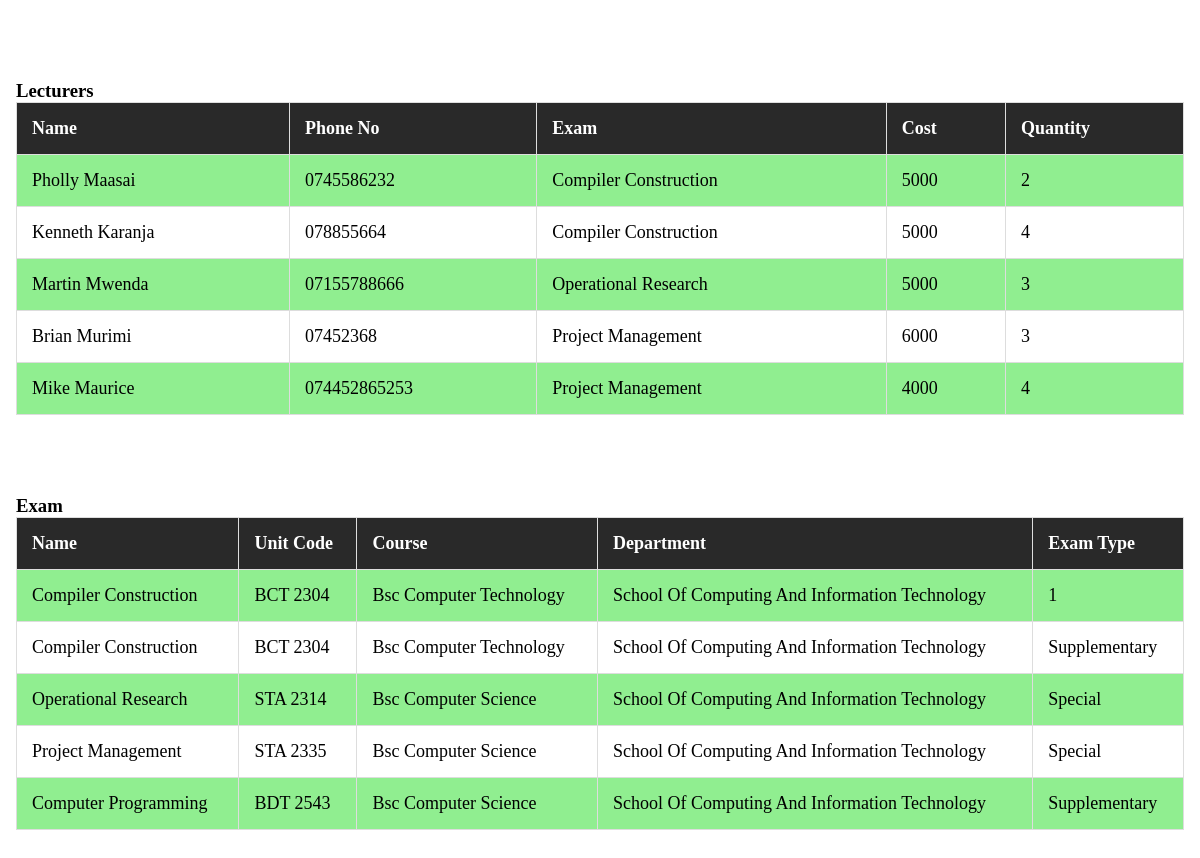
The page / on the database its author committed.
### payroll/models.py (models this page shows, shortened)
class Lecturer(models.Model):
    name = models.CharField(max_length = 100)
    phone_no = models.CharField(max_length = 100)
    exam = models.ForeignKey(Exam, on_delete=models.DO_NOTHING)
    cost = models.IntegerField()
    quantity =  models.IntegerField()

class Exam(models.Model):
    name = models.CharField(max_length = 100)
    unit_code = models.CharField(max_length = 100)
    course = models.CharField(max_length = 50)
    department  =  models.CharField(max_length = 100)
    exam_type = models.CharField(max_length = 100)
    def __str__(self):
        return self.name

### payroll/views.py (the view)
# urls.py: path("", HomePageView.as_view(), name="home"),
class HomePageView(ListView):
    model = Home
    extra_context = {
        "lecturers": Lecturer.objects.all(),
        "exams":Exam.objects.all()
    }
    template_name = "index.html"

### payroll/templates/index.html (shortened to what this page needs)
{% load static %}
<!DOCTYPE html>
<html lang="en">
<head>
    <link rel="stylesheet" href="{% static 'style.css' %}">
</head>
<body>
   <div class="box-wrap" style="padding: 0px 16px;">
    <div class="table-wrap" style="max-width: 1200px;
    margin: 80px auto;
    overflow-x: auto;">
        <table style="border: 1px solid #ddd;border-collapse: collapse;
        width: 100%;">
            <h3>Lecturers</h3>
           <thead>
            <tr>
                <th style="border: 1px solid #ddd; text-align: left;
                font-size: 18px;padding: 15px;
  white-space: nowrap;
                text-transform: capitalize;background: #000000d6;
   color: #fff;">Name </th>
                <th style="border: 1px solid #ddd; text-align: left;
                font-size: 18px;padding: 15px;
  white-space: nowrap;
                text-transform: capitalize;background: #000000d6;
   color: #fff;">Phone No </th>
                <th style="border: 1px solid #ddd; text-align: left;
                font-size: 18px;background: #000000d6;
   color: #fff;padding: 15px;
  white-space: nowrap;
                text-transform: capitalize;">Exam </th>
                <th style="border: 1px solid #ddd; text-align: left;
                font-size: 18px;background: #000000d6;
   color: #fff;padding: 15px;
  white-space: nowrap;
                text-transform: capitalize;">Cost </th>
                <th style="border: 1px solid #ddd; text-align: left;
                font-size: 18px;background: #000000d6;
   color: #fff;padding: 15px;
  white-space: nowrap;
                text-transform: capitalize;">Quantity </th>
             </tr>
           </thead>
           <tbody >
            {% for lecturer in lecturers %}
            <tr style=":nth-child(odd){
                tr:nth-child(-n+3);
                background: #69b2ebcc;
                color: #000;
                font-weight: 500;
              }">
               <td style="border: 1px solid #ddd;text-align: left;
               font-size: 18px;padding: 15px;
  white-space: nowrap;
               text-transform: capitalize;">{{lecturer.name}}</td>
               <td style="border: 1px solid #ddd;text-align: left;
               font-size: 18px;padding: 15px;
  white-space: nowrap;
               text-transform: capitalize;">{{lecturer.phone_no}}</td>
               <td style="border: 1px solid #ddd;text-align: left;
               font-size: 18px;padding: 15px;
  white-space: nowrap;
               text-transform: capitalize;">{{lecturer.exam}}</td>
               <td style="border: 1px solid #ddd;text-align: left;
               font-size: 18px;padding: 15px;
  white-space: nowrap;
               text-transform: capitalize;">{{lecturer.cost}}</td>
               <td style="border: 1px solid #ddd;text-align: left;
               font-size: 18px;padding: 15px;
  white-space: nowrap;
               text-transform: capitalize;">{{lecturer.quantity}}</td>
            </tr>
            {% endfor %}
           </tbody>
       </table>
    </div>
   </div>
   <div class="box-wrap" style="padding: 0px 16px;">
    <div class="table-wrap" style="max-width: 1200px;
    margin: 80px auto;
    overflow-x: auto;">
        <table style="border: 1px solid #ddd;border-collapse: collapse;
        width: 100%;">
            <h3>Exam</h3>
           <thead>
            <tr>
                <th style="border: 1px solid #ddd; text-align: left;
                font-size: 18px;padding: 15px;
  white-space: nowrap;
                text-transform: capitalize;background: #000000d6;
   color: #fff;">Name </th>
                <th style="border: 1px solid #ddd; text-align: left;
                font-size: 18px;padding: 15px;
  white-space: nowrap;
                text-transform: capitalize;background: #000000d6;
   color: #fff;">Unit Code </th>
                <th style="border: 1px solid #ddd; text-align: left;
                font-size: 18px;background: #000000d6;
   color: #fff;padding: 15px;
  white-space: nowrap;
                text-transform: capitalize;">Course </th>
                <th style="border: 1px solid #ddd; text-align: left;
                font-size: 18px;background: #000000d6;
   color: #fff;padding: 15px;
  white-space: nowrap;
                text-transform: capitalize;">Department </th>
                <th style="border: 1px solid #ddd; text-align: left;
                font-size: 18px;background: #000000d6;
   color: #fff;padding: 15px;
  white-space: nowrap;
                text-transform: capitalize;">Exam type </th>
             </tr>
           </thead>
           <tbody >
            {% for exam in exams %}
            <tr style=":nth-child(odd){
                tr:nth-child(-n+3);
                background: #69b2ebcc;
                color: #000;
                font-weight: 500;
              }">
               <td style="border: 1px solid #ddd;text-align: left;
               font-size: 18px;padding: 15px;
  white-space: nowrap;
               text-transform: capitalize;">{{exam.name}}</td>
               <td style="border: 1px solid #ddd;text-align: left;
               font-size: 18px;padding: 15px;
  white-space: nowrap;
               text-transform: capitalize;">{{exam.unit_code}}</td>
               <td style="border: 1px solid #ddd;text-align: left;
               font-size: 18px;padding: 15px;
  white-space: nowrap;
               text-transform: capitalize;">{{exam.course}}</td>
               <td style="border: 1px solid #ddd;text-align: left;
               font-size: 18px;padding: 15px;
  white-space: nowrap;
               text-transform: capitalize;">{{exam.department}}</td>
               <td style="border: 1px solid #ddd;text-align: left;
               font-size: 18px;padding: 15px;
  white-space: nowrap;
               text-transform: capitalize;">{{exam.exam_type}}</td>
            </tr>
            {% endfor %}
           </tbody>
       </table>
    </div>
   </div>
</body>
</html>

### payroll/static/style.css (style rules this page uses)
* { margin: 0; padding: 0; }
.table-wrap { max-width: 800px; margin: 80px auto; overflow-x: auto; }
table, td, th { border: 1px solid #ddd; text-align: left; font-size: 18px; text-transform: capitalize; }
th { background: #000000d6; color: #fff; }
table { border-collapse: collapse; width: 100%; }
th, td { padding: 15px; white-space: nowrap; }
table tbody tr:nth-child(odd) { background: lightgreen; color: #000; font-weight: 500; }
.box-wrap { padding: 0px 16px; }

### rows shown on the page
Lecturer: name "Pholly Maasai", phone_no "0745586232", exam "Compiler Construction", cost "5000", quantity "2"
Lecturer: name "Kenneth Karanja", phone_no "078855664", exam "Compiler Construction", cost "5000", quantity "4"
Lecturer: name "Martin Mwenda", phone_no "07155788666", exam "Operational Research", cost "5000", quantity "3"
Lecturer: name "Brian Murimi", phone_no "07452368", exam "Project Management", cost "6000", quantity "3"
Lecturer: name "Mike Maurice", phone_no "074452865253", exam "Project Management", cost "4000", quantity "4"
Exam: name "Compiler Construction", unit_code "BCT 2304", course "Bsc Computer Technology", department "School Of Computing And Information Technology", exam_type "1"
Exam: name "Compiler Construction", unit_code "BCT 2304", course "Bsc Computer Technology", department "School Of Computing And Information Technology", exam_type "Supplementary"
Exam: name "Operational Research", unit_code "STA 2314", course "Bsc Computer Science", department "School Of Computing And Information Technology", exam_type "Special"
Exam: name "Project Management", unit_code "STA 2335", course "Bsc Computer Science", department "School Of Computing And Information Technology", exam_type "Special"
Exam: name "Computer Programming", unit_code "BDT 2543", course "Bsc Computer Science", department "School Of Computing And Information Technology", exam_type "Supplementary"
